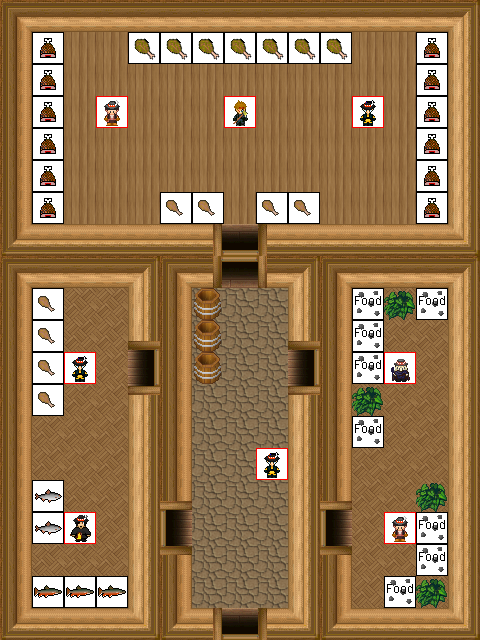

This game map was drawn from its Tiled (.tmx) file and the tilesets committed beside it. A one-line description and the trimmed map source follow:
An orthogonal 15x20 tile map with 32x32 px tiles, 6 tile layers (0_floor, 1_terrain, 2_object, 3_roof, ...), 2 hidden layers not drawn, 12 tilesets.

<map version="1.0" orientation="orthogonal" renderorder="right-down" width="15" height="20" tilewidth="32" tileheight="32" nextobjectid="1">
 <tileset firstgid="1" name="barrel" tilewidth="32" tileheight="32" tilecount="2" columns="1">
  <image source="../../tileset/item/pot/barrel.png" width="32" height="64" />
 </tileset>
 <tileset firstgid="3" name="bushes" tilewidth="32" tileheight="32" tilecount="10" columns="5">
  <image source="../../tileset/plant/bush/bushes.png" trans="ffffff" width="160" height="64" />
 </tileset>
 <tileset firstgid="13" name="collision" tilewidth="32" tileheight="32" tilecount="1" columns="1">
  <image source="../../tileset/logic/collision.png" width="32" height="32" />
 </tileset>
 <tileset firstgid="14" name="tiles" tilewidth="32" tileheight="32" tilecount="12" columns="6">
  <image source="../../tileset/ground/indoor/floors_3.png" width="192" height="64" />
 </tileset>
 <tileset firstgid="26" name="sciany" tilewidth="32" tileheight="32" tilecount="27" columns="3">
  <image source="../../tileset/pol/waly/int_plazy.png" width="96" height="288" />
 </tileset>
 <tileset firstgid="53" name="doors" tilewidth="32" tileheight="32" tilecount="15" columns="5">
  <image source="../../tileset/pol/domki/drzwi/door_drewno_int.png" width="160" height="96" />
 </tileset>
 <tileset firstgid="68" name="portale" tilewidth="32" tileheight="32" tilecount="7" columns="7">
  <image source="../../tileset/logic/portal.png" width="224" height="32" />
 </tileset>
 <tileset firstgid="75" name="Nieuprawniony" tilewidth="32" tileheight="32" tilecount="5" columns="5">
  <image source="../../tileset/logic/item/meat_and_fish.png" width="160" height="32" />
 </tileset>
 <tileset firstgid="80" name="barrels_2" tilewidth="32" tileheight="32" tilecount="8" columns="4">
  <image source="../../tileset/item/pot/barrels_2.png" width="128" height="64" />
 </tileset>
 <tileset firstgid="88" name="jagody" tilewidth="32" tileheight="32" tilecount="1" columns="1">
  <image source="../../tileset/logic/item/sheepfood.png" width="32" height="32" />
 </tileset>
 <tileset firstgid="89" name="protection" tilewidth="32" tileheight="32" tilecount="2" columns="2">
  <image source="../../tileset/logic/protection.png" width="64" height="32" />
 </tileset>
 <tileset firstgid="91" name="pol_zbojnicy_gorscy" tilewidth="32" tileheight="32" tilecount="6" columns="6">
  <image source="../../tileset/logic/creature/pol_zbojnicy_gorscy.png" width="192" height="32" />
 </tileset>
 <layer name="0_floor" width="15" height="20">
  <data>[300 cells, 190 non-empty, 8 distinct tile ids]</data>
 </layer>
 <layer name="1_terrain" width="15" height="20">
  <data>[300 cells, 179 non-empty, 24 distinct tile ids]</data>
 </layer>
 <layer name="2_object" width="15" height="20">
  <data>[300 cells, 0 non-empty, 0 distinct tile ids]</data>
 </layer>
 <layer name="3_roof" width="15" height="20">
  <data>[300 cells, 0 non-empty, 0 distinct tile ids]</data>
 </layer>
 <layer name="4_roof_add" width="15" height="20">
  <data>[300 cells, 0 non-empty, 0 distinct tile ids]</data>
 </layer>
 <layer name="objects" width="15" height="20">
  <data>[300 cells, 48 non-empty, 11 distinct tile ids]</data>
 </layer>
 <layer name="collision" width="15" height="20" visible="0">
  <data>[300 cells, 140 non-empty, 1 distinct tile ids]</data>
 </layer>
 <layer name="protection" width="15" height="20" visible="0">
  <data>[300 cells, 300 non-empty, 1 distinct tile ids]</data>
 </layer>
</map>
